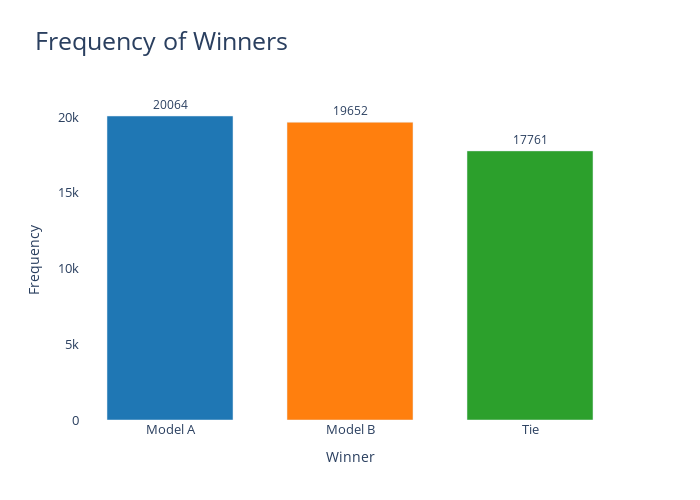

Notebook code cell kept with this figure:
### Code cell
import plotly.graph_objects as go
import pandas as pd

# Your data
decisions = pd.Series([20064, 19652, 17761], index=['Model A', 'Model B', 'Tie'])

# Vibrant and readable color palette
colors = ['#1f77b4',  # Blue (Model A)
          '#ff7f0e',  # Orange (Model B)
          '#2ca02c']  # Green (Tie)

# Create the figure
fig = go.Figure()

fig.add_trace(go.Bar(
    x=decisions.index,
    y=decisions.values,
    text=decisions.values,
    textposition='outside',
    marker_color=colors
))

# Layout customization
fig.update_layout(
    title='Frequency of Winners',
    xaxis_title='Winner',
    yaxis_title='Frequency',
    title_font_size=25,
    xaxis_tickfont_size=13,
    yaxis_tickfont_size=13,
    uniformtext_minsize=12,
    uniformtext_mode='hide',
    plot_bgcolor='white',
    bargap=0.3,
    width=700,
    height=500
)

fig.show()

### Figure 1 — Plotly figure (JSON) as saved in the notebook; plotly's stock layout.template omitted (floating-point values rounded to 4 significant figures)
{"data": [{"marker": {"color": ["#1f77b4", "#ff7f0e", "#2ca02c"]}, "text": [20064, 19652, 17761], "textposition": "outside", "type": "bar", "x": ["Model A", "Model B", "Tie"], "y": [20064, 19652, 17761]}], "layout": {"bargap": 0.3, "height": 500, "plot_bgcolor": "white", "title": {"font": {"size": 25}, "text": "Frequency of Winners"}, "uniformtext": {"minsize": 12, "mode": "hide"}, "width": 700, "xaxis": {"autorange": true, "range": [-0.5, 2.5], "tickfont": {"size": 13}, "title": {"text": "Winner"}, "type": "category"}, "yaxis": {"autorange": true, "range": [0, 21120], "tickfont": {"size": 13}, "title": {"text": "Frequency"}, "type": "linear"}}}
